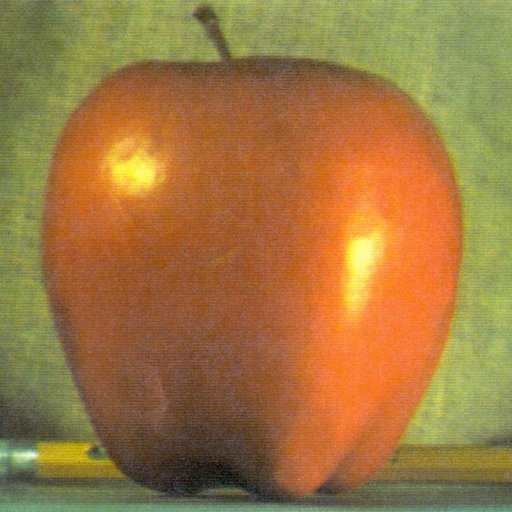
#> input picture RSA_Images/images/apple.jpg, 512 x 512 px
$ jupyter execute RSA.ipynb   (shell and % lines are left out)
#> lines starting #> are read from the running program, lines starting #| are printed output that depends on the picture
## install Libraries ( numpy , cv2 )

## importing Libraries

[cell 1]
import numpy as np
import math
import cv2
import random
import matplotlib.pyplot as plt

# RSA functions

[cell 2]
def is_prime(number):
    if number <= 1:
        return False
    else:
        for i in range(2, number):
            if number % i == 0:
                return False
        return True

def generate_primes():
    while True:
        prime1 = random.randint(100, 1000)
        prime2 = random.randint(100, 1000)
        if is_prime(prime1) and is_prime(prime2) and prime1 != prime2:
            return prime1, prime2

def generate_E(m):
    coprime_number = 2
    while math.gcd(m, coprime_number) != 1:
        coprime_number = random.randint(2, m - 1)
    return coprime_number

def generate_D(M, E):
    k = 1
    while True:
        d = (((M * k) + 1) / E)
        if d == int(d):
            return int(d)
        k += 1

def generate_key_pair():
    p, q = generate_primes()
    n = p * q
    m = (p - 1) * (q - 1)
    e = generate_E(m)
    d = generate_D(m, e)
    return p, q, n, m, e, d

def encrypt_image(flatten_image, E, modulus):
    encrypted_text = [pow(int(flatten_image[i]), E, modulus) for i in range(len(flatten_image))]
    encrypted_text = np.array(encrypted_text)
    return encrypted_text

def decrypt_image(encrypted_image, D, modulus):
    decrypted_text = [pow(int(encrypted_image[i]), D, modulus) for i in range(len(encrypted_image))]
    decrypted_text = np.array(decrypted_text)
    return decrypted_text

# flatten image and reshape

[cell 3]
def flatten_image(image_array):
    flattened_image = image_array.flatten()
    return flattened_image

def reshape_image(flattened_image, height, width):
    reshaped_image = flattened_image.reshape(height, width, 3)
    return reshaped_image

def conver_flat_2_3D(flat_image, h, w):
    for pixel in flat_image:
        flat_image[pixel] = flat_image[pixel] % 256
    flat_image = flat_image.astype(np.uint8)
    flat_image = reshape_image(flat_image, h, w)
    return flat_image

## Encryption And Dcryption

[cell 4]
def RSA_encryption(img):
    height, width = img.shape[:2]

    p, q, n, m, E, D = generate_key_pair()
    flat_array_of_original_image = flatten_image(img)

    encrypted_image_text = encrypt_image(flat_array_of_original_image, E, n)
    encrypted_image_img= conver_flat_2_3D(encrypted_image_text, height, width)
    encrypted_image_img= cv2.cvtColor(encrypted_image_img, cv2.COLOR_BGR2GRAY)
    cv2.imwrite("encrypted_image.jpg", encrypted_image_img*2)


    decrypted_image_text = decrypt_image(encrypted_image_text, D, n)
    decrypted_image_img = reshape_image(decrypted_image_text, height, width)
    cv2.imwrite("decrypted_image.jpg", decrypted_image_img)

[cell 5]
img = cv2.imread("./images/apple.jpg")
#> img is the input picture: shape (512, 512, 3); mean B, G, R 64.8, 119.7, 159.1
RSA_encryption(img)
#> in encrypt_image, `encrypted_text = [pow(int(flatten_image[i]), E, modulus) for i in rang..`: encrypted_text = 786432 items
#> the loop in conver_flat_2_3D, `for pixel in flat_image:` made 786432 passes
#> pixel on passes 1 to 3: 110428, 83008, 94913
#> in reshape_image, `reshaped_image = flattened_image.reshape(height, width, 3)`:
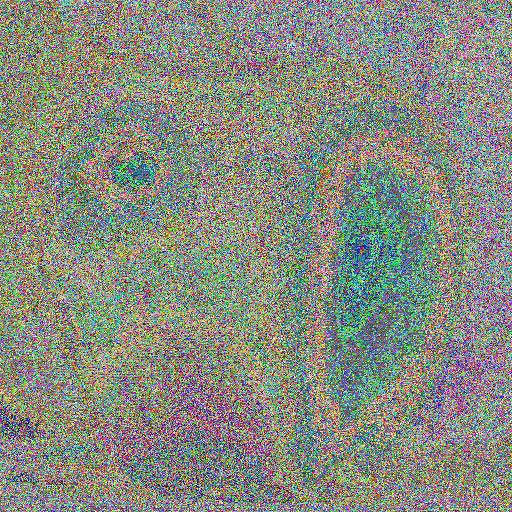
#> reshaped_image: shape (512, 512, 3); mean of channels 0, 1, 2 127.9, 139.2, 134.7; drawn as B, G, R
#> in RSA_encryption, `encrypted_image_img= cv2.cvtColor(encrypted_image_img, cv2.COLOR_BGR2G..`:
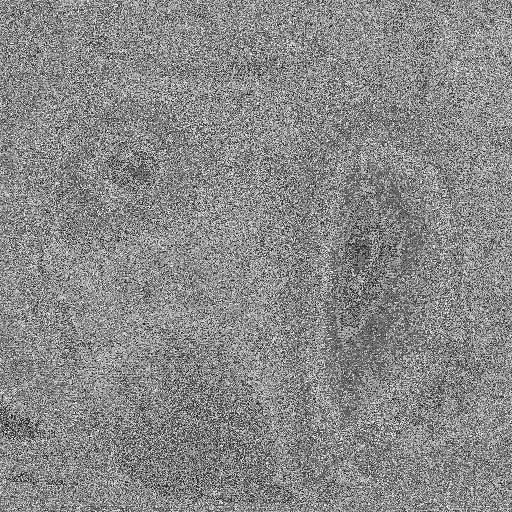
#> encrypted_image_img: shape (512, 512); min 2, max 254, mean 136.6
#> in RSA_encryption, `cv2.imwrite("encrypted_image.jpg", encrypted_image_img*2)`:
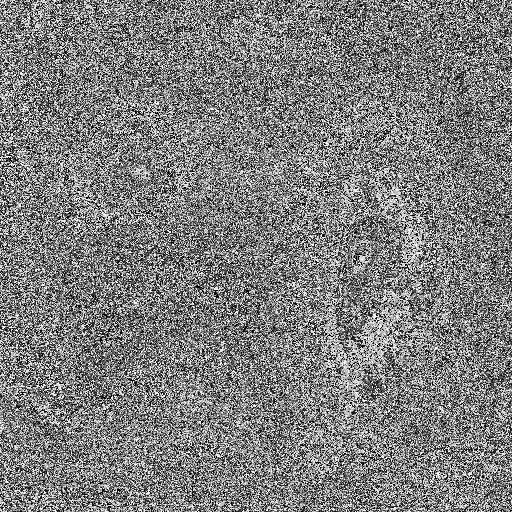
#> saved as encrypted_image.jpg: shape (512, 512); min 0, max 254, mean 126
#> call 2 of reshape_image, with flattened_image = array of shape (786432,), height = 512, width = 512
#> in reshape_image (call 2), `reshaped_image = flattened_image.reshape(height, width, 3)`:
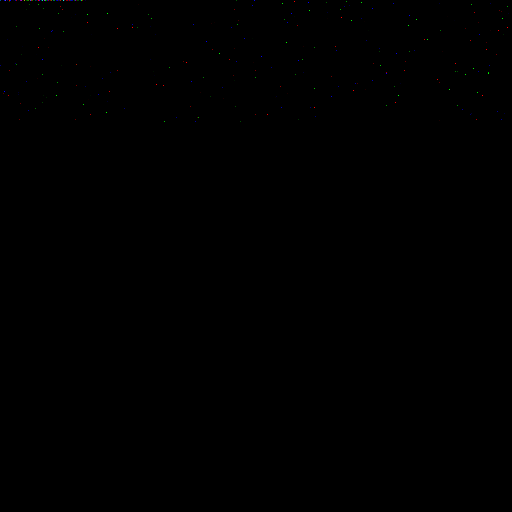
#> reshaped_image: shape (512, 512, 3) int64; mean of channels 0, 1, 2 105.8, 158.1, 197.4; drawn with min black and max white
